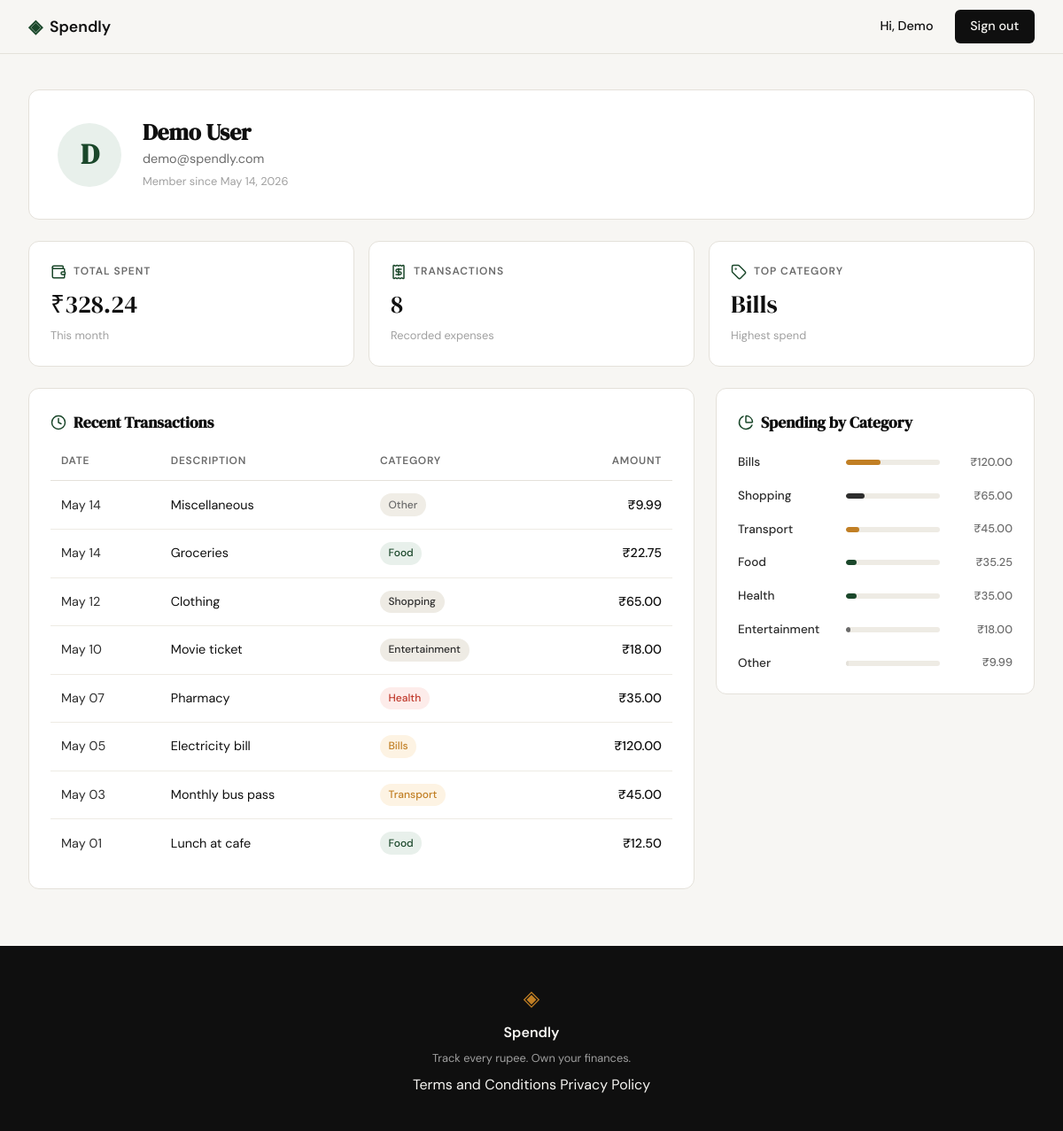
Screenshot of /profile (signed in) with the database file from the repository.
### tables this page shows
CREATE TABLE users (
            id            INTEGER PRIMARY KEY AUTOINCREMENT,
            name          TEXT    NOT NULL,
            email         TEXT    UNIQUE NOT NULL,
            password_hash TEXT    NOT NULL,
            created_at    TEXT    DEFAULT (datetime('now'))
        );

CREATE TABLE expenses (
            id          INTEGER PRIMARY KEY AUTOINCREMENT,
            user_id     INTEGER NOT NULL REFERENCES users(id),
            amount      REAL    NOT NULL,
            category    TEXT    NOT NULL,
            date        TEXT    NOT NULL,
            description TEXT,
            created_at  TEXT    DEFAULT (datetime('now'))
        );

### app.py (the view)
@app.route("/profile")
def profile():
    if not session.get("user_id"):
        return redirect(url_for("login"))
    user_id = session["user_id"]
    db = get_db()
    user_row = db.execute(
        "SELECT name, email, created_at FROM users WHERE id = ?", (user_id,)
    ).fetchone()
    db.close()
    user = {
        "name": user_row["name"],
        "email": user_row["email"],
        "member_since": datetime.strptime(
            user_row["created_at"][:19], "%Y-%m-%d %H:%M:%S"
        ).strftime("%B %d, %Y"),
    }
    stats = _build_stats(user_id)
    transactions = _build_transactions(user_id)
    categories = _build_categories(user_id)
    return render_template("profile.html",
        user=user, stats=stats,
        transactions=transactions, categories=categories)

### app.py (called while the page is built)
def _build_transactions(user_id):
    db = get_db()
    rows = db.execute(
        "SELECT date, description, category, amount "
        "FROM expenses WHERE user_id = ? ORDER BY date DESC",
        (user_id,),
    ).fetchall()
    db.close()
    return [
        {
            "date": datetime.strptime(r["date"], "%Y-%m-%d").strftime("%b %d"),
            "description": r["description"] or "",
            "category": r["category"],
            "amount": f"₹{r['amount']:.2f}",
        }
        for r in rows
    ]

def _build_stats(user_id):
    db = get_db()
    rows = db.execute(
        "SELECT amount, category FROM expenses WHERE user_id = ?",
        (user_id,),
    ).fetchall()
    db.close()
    if not rows:
        return {"total_spent": "₹0.00", "transaction_count": 0, "top_category": "—"}
    total = sum(r["amount"] for r in rows)
    cat_totals = {}
    for r in rows:
        cat_totals[r["category"]] = cat_totals.get(r["category"], 0) + r["amount"]
    top_category = max(cat_totals, key=cat_totals.get)
    return {
        "total_spent": f"₹{total:.2f}",
        "transaction_count": len(rows),
        "top_category": top_category,
    }

def _build_categories(user_id):
    db = get_db()
    rows = db.execute(
        "SELECT category, amount FROM expenses WHERE user_id = ?",
        (user_id,),
    ).fetchall()
    db.close()
    cat_totals = {}
    for r in rows:
        cat_totals[r["category"]] = cat_totals.get(r["category"], 0) + r["amount"]
    total = sum(cat_totals.values())
    if total == 0:
        return []
    return sorted(
        [
            {
                "name": cat,
                "amount": f"₹{amt:.2f}",
                "pct": round(amt / total * 100),
            }
            for cat, amt in cat_totals.items()
        ],
        key=lambda x: -cat_totals[x["name"]],
    )

### database/db.py (called while the page is built)
def get_db():
    conn = sqlite3.connect(DB_PATH)
    conn.row_factory = sqlite3.Row
    conn.execute("PRAGMA foreign_keys = ON")
    return conn

### templates/profile.html (shortened to what this page needs)
{% extends "base.html" %}
{% block content %}
<div class="profile-page">
    <div class="profile-header-card">
        <div class="profile-avatar">{{ user.name[0] | upper }}</div>
        <div>
            <h1 class="profile-name">{{ user.name }}</h1>
            <p class="profile-email">{{ user.email }}</p>
            <p class="profile-since">Member since {{ user.member_since }}</p>
        </div>
    </div>
    <div class="profile-stats-grid">
        <div class="profile-stat-card">
            <div class="stat-icon-row">
                <span class="stat-icon"><i data-lucide="wallet"></i></span>
                <span class="stat-label">Total Spent</span>
            </div>
            <div class="stat-value">{{ stats.total_spent }}</div>
            <div class="stat-sub">This month</div>
        </div>
        <div class="profile-stat-card">
            <div class="stat-icon-row">
                <span class="stat-icon"><i data-lucide="receipt"></i></span>
                <span class="stat-label">Transactions</span>
            </div>
            <div class="stat-value">{{ stats.transaction_count }}</div>
            <div class="stat-sub">Recorded expenses</div>
        </div>
        <div class="profile-stat-card">
            <div class="stat-icon-row">
                <span class="stat-icon"><i data-lucide="tag"></i></span>
                <span class="stat-label">Top Category</span>
            </div>
            <div class="stat-value">{{ stats.top_category }}</div>
            <div class="stat-sub">Highest spend</div>
        </div>
    </div>
    <div class="profile-lower-grid">
        <div class="profile-card">
            <h2 class="profile-card-title">
                <i data-lucide="clock"></i>
                Recent Transactions
            </h2>
            <div class="profile-table-wrap">
                <table class="profile-table">
                    <thead>
                        <tr>
                            <th>Date</th>
                            <th>Description</th>
                            <th>Category</th>
                            <th class="col-amount">Amount</th>
                        </tr>
                    </thead>
                    <tbody>
                        {% for tx in transactions %}
                        <tr>
                            <td>{{ tx.date }}</td>
                            <td class="col-desc">{{ tx.description }}</td>
                            <td>
                                <span class="badge badge-{{ tx.category | lower }}">
                                    {{ tx.category }}
                                </span>
                            </td>
                            <td class="col-amount">{{ tx.amount }}</td>
                        </tr>
                        {% endfor %}
                    </tbody>
                </table>
            </div>
        </div>
        <div class="profile-card">
            <h2 class="profile-card-title">
                <i data-lucide="pie-chart"></i>
                Spending by Category
            </h2>
            <div class="cat-list">
                {% for cat in categories %}
                <div class="cat-row">
                    <span class="cat-name">{{ cat.name }}</span>
                    <div class="cat-bar-track">
                        <div class="cat-bar cat-bar-{{ cat.name | lower }}" style="width: {{ cat.pct }}%"></div>
                    </div>
                    <span class="cat-amount">{{ cat.amount }}</span>
                </div>
                {% endfor %}
            </div>
        </div>
    </div>
</div>
{% endblock %}

### static/css/style.css (style rules this page uses)
:root { --ink: #0f0f0f; --ink-soft: #2d2d2d; --ink-muted: #6b6b6b; --ink-faint: #a0a0a0; --paper: #f7f6f3; --paper-warm: #f0ede6; --paper-card: #ffffff; --accent: #1a472a; --accent-light: #e8f0eb; --accent-2: #c17f24; --accent-2-light: #fdf3e3; --danger: #c0392b; --danger-light: #fdecea; --border: #e4e1da; --border-soft: #eeebe4; --font-display: 'DM Serif Display', Georgia, serif; --font-body: 'DM Sans', system-ui, sans-serif; --max-width: 1200px; --auth-width: 440px; --radius-sm: 6px; --radius-md: 12px; --radius-lg: 20px; }
*, *::before, *::after { box-sizing: border-box; margin: 0; padding: 0; }
html { font-size: 16px; scroll-behavior: smooth; }
body { background: var(--paper); color: var(--ink); font-family: var(--font-body); font-size: 1rem; line-height: 1.6; -webkit-font-smoothing: antialiased; }

### rows the page displays
users: name "D", name "Demo User", email "demo@spendly.com"
expenses: top_category "Bills", date "May 05", description "Electricity bill", category "Bills", amount "₹120.00", name "Bills"
expenses: date "May 14", description "Miscellaneous", category "Other", amount "₹9.99", name "Other"
expenses: date "May 14", description "Groceries", category "Food", amount "₹22.75"
expenses: date "May 12", description "Clothing", category "Shopping", amount "₹65.00", name "Shopping"
expenses: date "May 10", description "Movie ticket", category "Entertainment", amount "₹18.00", name "Entertainment"
expenses: date "May 07", description "Pharmacy", category "Health", amount "₹35.00", name "Health"
expenses: date "May 03", description "Monthly bus pass", category "Transport", amount "₹45.00", name "Transport"
expenses: date "May 01", description "Lunch at cafe", category "Food", amount "₹12.50", name "Food", amount "₹35.25"

### other values shown
{{ session["user_name"].split()[0] }} "Demo"
{{ user.member_since }} "May 14, 2026"
{{ stats.total_spent }} "₹328.24"
{{ stats.transaction_count }} "8"
